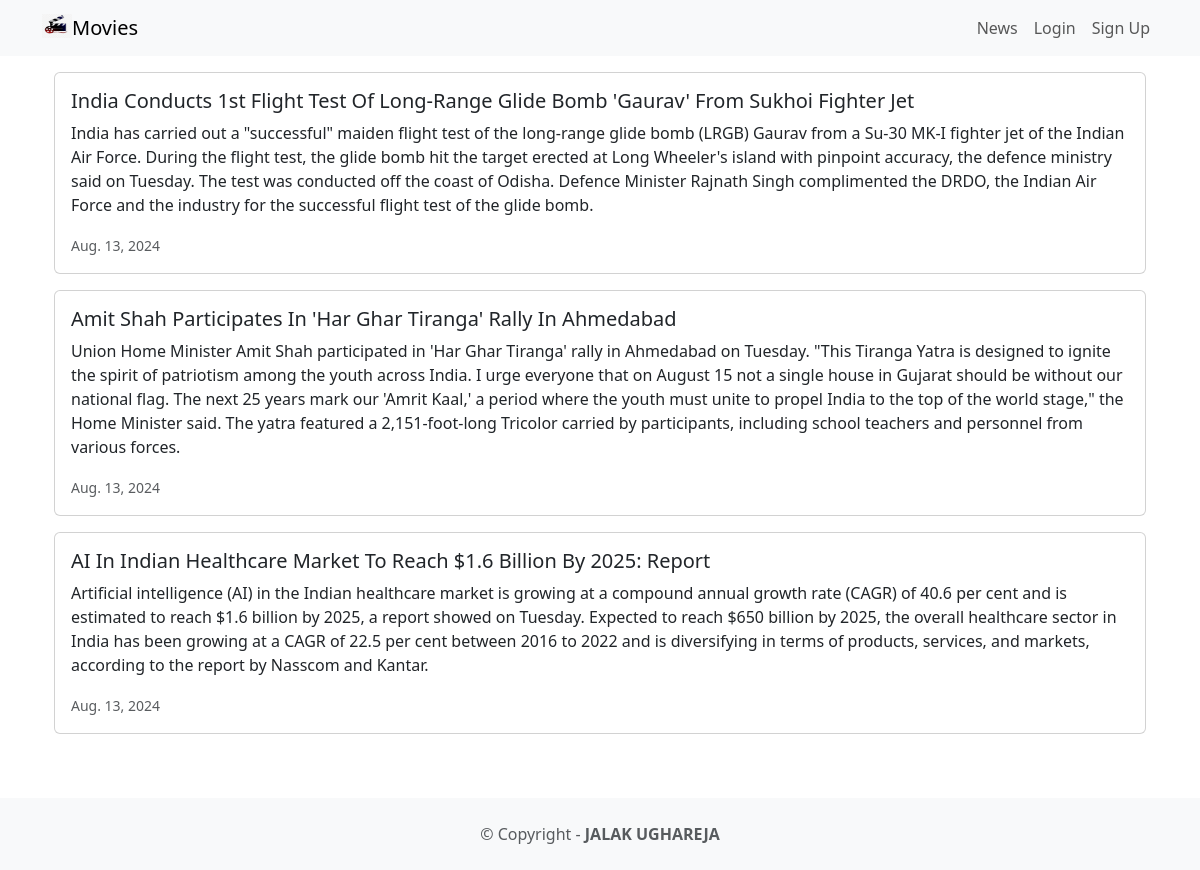
Page /news/ on the committed database.
### news/models.py (models this page shows, shortened)
class News(models.Model):
    headline=models.CharField(max_length=200)
    body=models.TextField()
    date=models.DateField()

### news/views.py (the view)
# urls.py: path('news/',include('news.urls')),
def news(request):
    newss=News.objects.all().order_by('-date')
    return render(request,'news.html',{'newss':newss})

### news/templates/news.html
{% extends 'base.html' %}
{% block content %}
    <div class="container">
    {% for news in newss %}
         <div class="card mb-3">
            <div class="row g-0">
                <div>
                  <div class="card-body">
                      <h5 class="card-title">{{ news.headline}}</h5>
                      <p class="card-text">{{ news.body }}</p>
                      <p class="card-text">
                           <small class="text-muted">
                              {{ news.date }}
                           </small>
                       </p>
                  </div>
             </div>
          </div>
      </div>
    {% endfor %}
    </div>
{% endblock content %}

### rows in the picture
News: headline "India Conducts 1st Flight Test Of Long-Range Glide Bomb 'Gaurav' From Sukhoi Fighter Jet", body "India has carried out a \"successful\" maiden flight test of the long-range glide bomb (LRGB) Gaurav from a Su-30 MK-I fighter jet of the Indian Air Force. During the flight test, the glide bomb hit the target erected at Long Wheeler's island with pinpoint accuracy, the defence ministry said on Tuesday. The test was conducted off the coast of Odisha. Defence Minister Rajnath Singh complimented the DRDO, the Indian Air Force and the industry for the successful flight test of the glide bomb.", date "Aug. 13, 2024"
News: headline "Amit Shah Participates In 'Har Ghar Tiranga' Rally In Ahmedabad", body "Union Home Minister Amit Shah participated in 'Har Ghar Tiranga' rally in Ahmedabad on Tuesday. \"This Tiranga Yatra is designed to ignite the spirit of patriotism among the youth across India. I urge everyone that on August 15 not a single house in Gujarat should be without our national flag. The next 25 years mark our 'Amrit Kaal,' a period where the youth must unite to propel India to the top of the world stage,\" the Home Minister said. The yatra featured a 2,151-foot-long Tricolor carried by participants, including school teachers and personnel from various forces.", date "Aug. 13, 2024"
News: headline "AI In Indian Healthcare Market To Reach $1.6 Billion By 2025: Report", body "Artificial intelligence (AI) in the Indian healthcare market is growing at a compound annual growth rate (CAGR) of 40.6 per cent and is estimated to reach $1.6 billion by 2025, a report showed on Tuesday. Expected to reach $650 billion by 2025, the overall healthcare sector in India has been growing at a CAGR of 22.5 per cent between 2016 to 2022 and is diversifying in terms of products, services, and markets, according to the report by Nasscom and Kantar.", date "Aug. 13, 2024"
